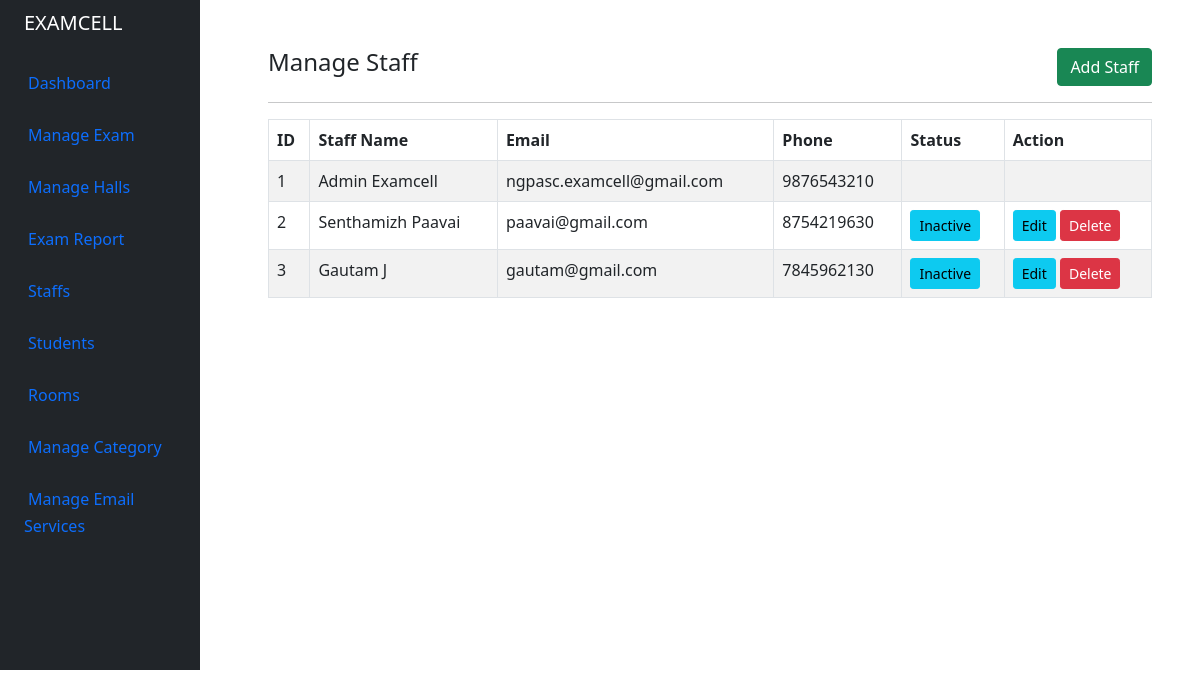
Before: /admin/staff.php (signed in) with the older database file.
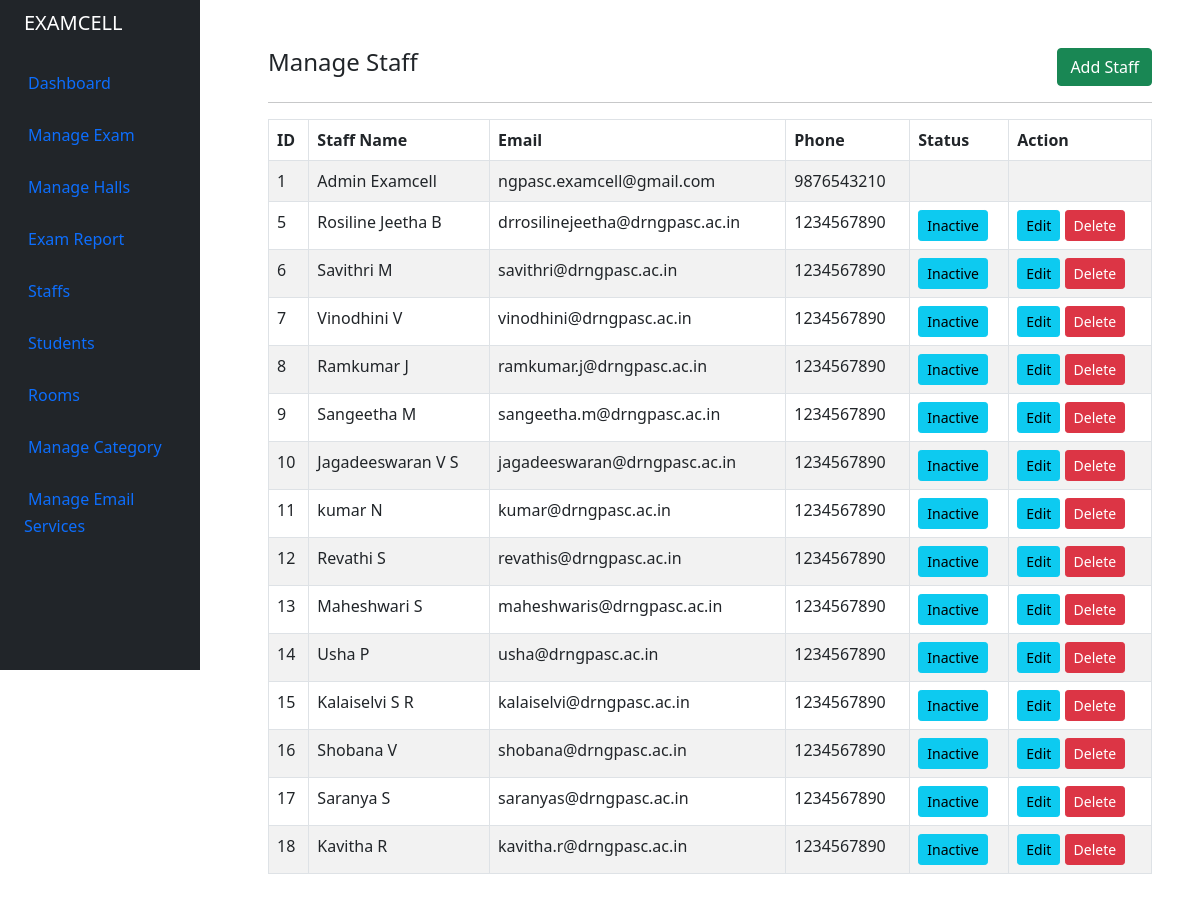
After: the same page with the newer database file.
### tables this page shows
CREATE TABLE `tbl_staff` (
  `id` int(11) NOT NULL,
  `email` varchar(100) NOT NULL,
  `firstname` varchar(50) NOT NULL,
  `lastname` varchar(50) NOT NULL,
  `phonenumber` varchar(30) DEFAULT NULL,
  `password` varchar(250) NOT NULL,
  `pass_code` varchar(250) DEFAULT NULL,
  `profile_image` varchar(191) DEFAULT NULL,
  `staff_department` int(11) NOT NULL DEFAULT 0,
  `admin` int(11) NOT NULL DEFAULT 0,
  `active` int(11) NOT NULL DEFAULT 1,
  `media_path_slug` varchar(191) DEFAULT NULL,
  `created_at` datetime NOT NULL,
  `created_by` int(11) NOT NULL,
  `updated_at` datetime NOT NULL,
  `updated_by` int(11) NOT NULL
);

### admin/staff.php (the view, shortened to what this page needs)
<?php
include '../helpers/basic_helper.php';
if (isset($_SESSION['email']) && isset($_SESSION['id'])) {
    echo site_header();
?>
    <div class="container-fluid">
        <div class="row flex-nowrap">
            <?php echo site_navbar(); ?>
            <div class="after-side-content col py-5 px-5">
                <div class="row">
                    <div class="col-md-8">
                            <h4>Manage Staff</h4>
                    </div>
                    <div class="col-md-4">
                        <a href="staff_create_edit.php" class="btn btn-success rounded float-end">Add Staff</a>
                    </div>
                </div>
                <div>
                    <hr>
                    <table class="table table-bordered table-striped">
                        <thead>
                            <tr>
                                <th>ID</th>
                                <th>Staff Name</th>
                                <th>Email</th>
                                <th>Phone</th>
                                <th>Status</th>
                                <th>Action</th>
                            </tr>
                        </thead>
                        <tbody>
                            <?php
                            $query = "SELECT * FROM tbl_staff";
                            $query_run = mysqli_query($conn, $query);
                            if (mysqli_num_rows($query_run) > 0) {
                                foreach ($query_run as $staff) {
                            ?>
                                    <tr>
                                        <td><?= $staff['id']; ?></td>
                                        <td><?= $staff['firstname'] . ' ' . $staff['lastname']; ?></td>
                                        <td><?= $staff['email']; ?></td>
                                        <td><?= $staff['phonenumber']; ?></td>
                                        <td>
                                            <?php
                                                if ($staff['admin'] == 0) {
                                                $statuses = ['Inactive', 'Active'];
                                            ?>
                                            <form action="controller.php" method="POST" class="d-inline">
                                                <button type="submit" name="change_staff_status" value="<?php echo $statuses[!$staff['active']] . ' ' . $staff['id']; ?>" class="btn btn-sm btn-info"><?php echo $statuses[!$staff['active']]; ?></button>
                                            </form>
                                            <?php } ?>
                                        </td>
                                        <td>
                                            <?php if ($staff['admin'] == 0) { ?>
                                            <a href="staff_create_edit.php?id=<?= $staff['id']; ?>" class="btn btn-info btn-sm">Edit</a>
                                            <form action="controller.php" method="POST" class="d-inline">
                                                <button type="submit" name="delete_staff" value="<?= $staff['id']; ?>" class="btn btn-danger btn-sm">Delete</button>
                                            </form>
                                            <?php } ?>
                                        </td>
                                    </tr>
                            <?php
                                }
                            } else {
                                echo "<h5> No Record Found </h5>";
                            }
                            ?>
                        </tbody>
                    </table>
                </div>
            </div>
        </div>
    </div>
<?php
    echo site_footer();
} else {
    header("Location: index.php");
}

Changed rows visible on the page:
removed tbl_staff: id "2", firstname "Senthamizh", lastname "Paavai", email "paavai@gmail.com", phonenumber "8754219630", active "Inactive"
removed tbl_staff: id "3", firstname "Gautam", lastname "J", email "gautam@gmail.com", phonenumber "7845962130", active "Inactive"
added tbl_staff: id "5", firstname "Rosiline Jeetha", lastname "B", email "drrosilinejeetha@drngpasc.ac.in", phonenumber "1234567890", active "Inactive"
added tbl_staff: id "6", firstname "Savithri", lastname "M", email "savithri@drngpasc.ac.in", phonenumber "1234567890", active "Inactive"
added tbl_staff: id "7", firstname "Vinodhini", lastname "V", email "vinodhini@drngpasc.ac.in", phonenumber "1234567890", active "Inactive"
added tbl_staff: id "8", firstname "Ramkumar", lastname "J", email "ramkumar.j@drngpasc.ac.in", phonenumber "1234567890", active "Inactive"
added tbl_staff: id "9", firstname "Sangeetha", lastname "M", email "sangeetha.m@drngpasc.ac.in", phonenumber "1234567890", active "Inactive"
added tbl_staff: id "10", firstname "Jagadeeswaran", lastname "V S", email "jagadeeswaran@drngpasc.ac.in", phonenumber "1234567890", active "Inactive"
added tbl_staff: id "11", firstname "kumar", lastname "N", email "kumar@drngpasc.ac.in", phonenumber "1234567890", active "Inactive"
added tbl_staff: id "12", firstname "Revathi", lastname "S", email "revathis@drngpasc.ac.in", phonenumber "1234567890", active "Inactive"
added tbl_staff: id "13", firstname "Maheshwari", lastname "S", email "maheshwaris@drngpasc.ac.in", phonenumber "1234567890", active "Inactive"
added tbl_staff: id "14", firstname "Usha", lastname "P", email "usha@drngpasc.ac.in", phonenumber "1234567890", active "Inactive"
added tbl_staff: id "15", firstname "Kalaiselvi", lastname "S R", email "kalaiselvi@drngpasc.ac.in", phonenumber "1234567890", active "Inactive"
added tbl_staff: id "16", firstname "Shobana", lastname "V", email "shobana@drngpasc.ac.in", phonenumber "1234567890", active "Inactive"
added tbl_staff: id "17", firstname "Saranya", lastname "S", email "saranyas@drngpasc.ac.in", phonenumber "1234567890", active "Inactive"
added tbl_staff: id "18", firstname "Kavitha", lastname "R", email "kavitha.r@drngpasc.ac.in", phonenumber "1234567890", active "Inactive"
